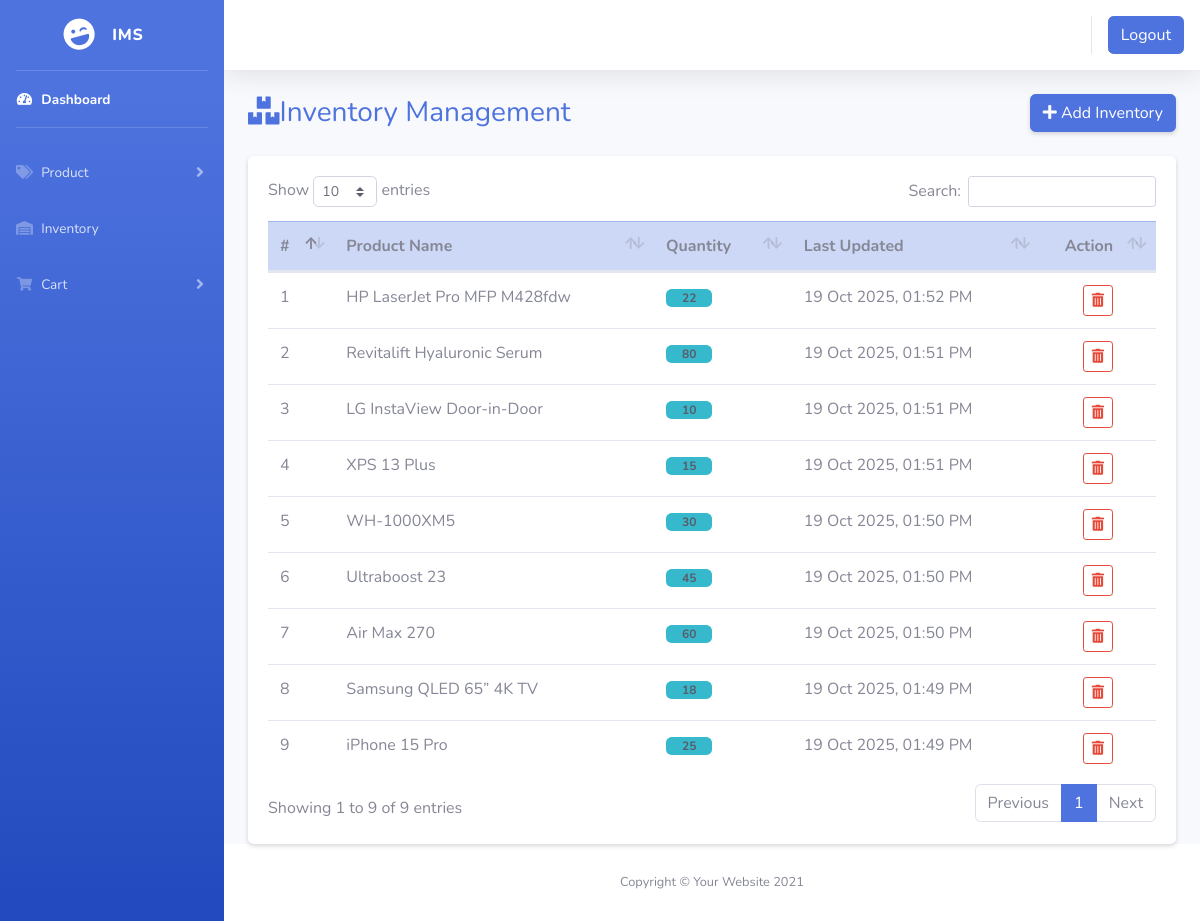
The app's page /inventory.php (signed in) with its own data.
### tables this page shows
CREATE TABLE `inventory` (
  `inventory_id` int(11) NOT NULL,
  `product_id` int(11) NOT NULL,
  `quantity` int(11) NOT NULL,
  `last_updated` timestamp NOT NULL DEFAULT current_timestamp() ON UPDATE current_timestamp()
);

CREATE TABLE `product` (
  `product_id` int(11) NOT NULL,
  `brand_id` int(11) NOT NULL,
  `subcategory_id` int(11) NOT NULL,
  `category_id` int(11) NOT NULL,
  `product_name` varchar(150) NOT NULL,
  `description` text DEFAULT NULL,
  `price` decimal(10,2) NOT NULL,
  `created_at` timestamp NOT NULL DEFAULT current_timestamp()
);

### inventory.php (the view, shortened to what this page needs)
<?php
include 'conn.php';
?>
<!DOCTYPE html>
<html lang="en">
<head>
    <link href="vendor/fontawesome-free/css/all.min.css" rel="stylesheet" type="text/css">
    <link href="css/sb-admin-2.min.css" rel="stylesheet">
    <link href="vendor/datatables/dataTables.bootstrap4.min.css" rel="stylesheet">
</head>
<body id="page-top">
    <div id="wrapper">
  <?php include 'slide.php'; ?>
        <div id="content-wrapper" class="d-flex flex-column">
            <div id="content">
                <nav class="navbar navbar-expand navbar-light bg-white topbar mb-4 static-top shadow">
                    <ul class="navbar-nav ml-auto">
                        <a href="logout.php" class="btn btn-primary">Logout</a>
                    </ul>
                </nav>
<div class="container-fluid">
    <div class="d-flex align-items-center justify-content-between mb-4">
        <h1 class="h3 mb-0 text-primary fw-bold">
            <i class="fas fa-boxes me-2"></i>Inventory Management
        </h1>
        <button class="btn btn-primary shadow-sm" data-toggle="modal" data-target="#addInventoryModal">
            <i class="fas fa-plus me-1"></i> Add Inventory
        </button>
    </div>
    <div class="card shadow-sm border-0 rounded-4">
        <div class="card-body">
            <div class="table-responsive">
                <table class="table table-hover align-middle" id="dataTable">
                    <thead class="table-primary">
                        <tr>
                            <th>#</th>
                            <th>Product Name</th>
                            <th>Quantity</th>
                            <th>Last Updated</th>
                            <th class="text-center">Action</th>
                        </tr>
                    </thead>
                    <tbody>
                        <?php
                        $query = "SELECT i.inventory_id, p.product_name, i.quantity, i.last_updated
                                  FROM inventory i
                                  JOIN product p ON i.product_id = p.product_id
                                  ORDER BY i.last_updated DESC";
                        $result = $conn->query($query);
                        if ($result->num_rows > 0):
                            $count = 1;
                            while ($row = $result->fetch_assoc()):
                        ?>
                        <tr>
                            <td><?= $count++; ?></td>
                            <td><?= htmlspecialchars($row['product_name']); ?></td>
                            <td><span class="badge bg-info text-dark px-3"><?= $row['quantity']; ?></span></td>
                            <td><?= date('d M Y, h:i A', strtotime($row['last_updated'])); ?></td>
                            <td class="text-center">
                                <a href="deleteInventory.php?id=<?= $row['inventory_id']; ?>"
                                   class="btn btn-sm btn-outline-danger"
                                   onclick="return confirm('Delete this inventory item?')">
                                   <i class="fas fa-trash-alt"></i>
                                </a>
                            </td>
                        </tr>
                        <?php endwhile; else: ?>
                        <tr>
                            <td colspan="5" class="text-center text-muted py-4">No inventory records found.</td>
                        </tr>
                        <?php endif; ?>
                    </tbody>
                </table>
            </div>
        </div>
    </div>
</div>
            </div>
            <footer class="sticky-footer bg-white">
                <div class="container my-auto">
                    <div class="copyright text-center my-auto">
                        <span>Copyright &copy; Your Website 2021</span>
                    </div>
                </div>
            </footer>
        </div>
       </div>
</body>
</html>

### records on screen
inventory: product.product_name "HP LaserJet Pro MFP M428fdw", quantity "22", last_updated "19 Oct 2025, 01:52 PM"
inventory: product.product_name "Revitalift Hyaluronic Serum", quantity "80", last_updated "19 Oct 2025, 01:51 PM"
inventory: product.product_name "LG InstaView Door-in-Door", quantity "10", last_updated "19 Oct 2025, 01:51 PM"
inventory: product.product_name "XPS 13 Plus", quantity "15", last_updated "19 Oct 2025, 01:51 PM"
inventory: product.product_name "WH-1000XM5", quantity "30", last_updated "19 Oct 2025, 01:50 PM"
inventory: product.product_name "Ultraboost 23", quantity "45", last_updated "19 Oct 2025, 01:50 PM"
inventory: product.product_name "Air Max 270", quantity "60", last_updated "19 Oct 2025, 01:50 PM"
inventory: product.product_name "Samsung QLED 65” 4K TV", quantity "18", last_updated "19 Oct 2025, 01:49 PM"
inventory: product.product_name "iPhone 15 Pro", quantity "25", last_updated "19 Oct 2025, 01:49 PM"
